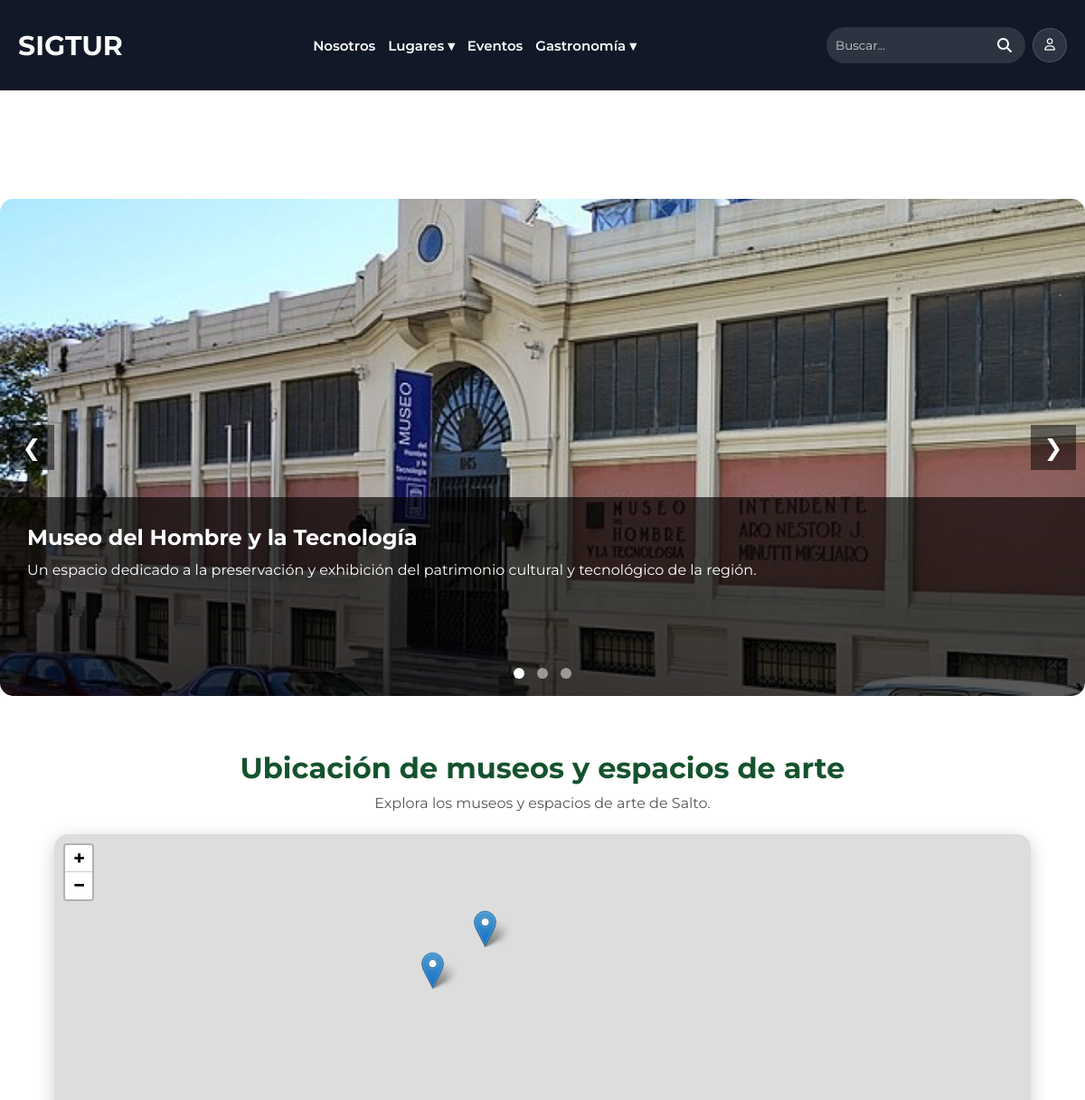
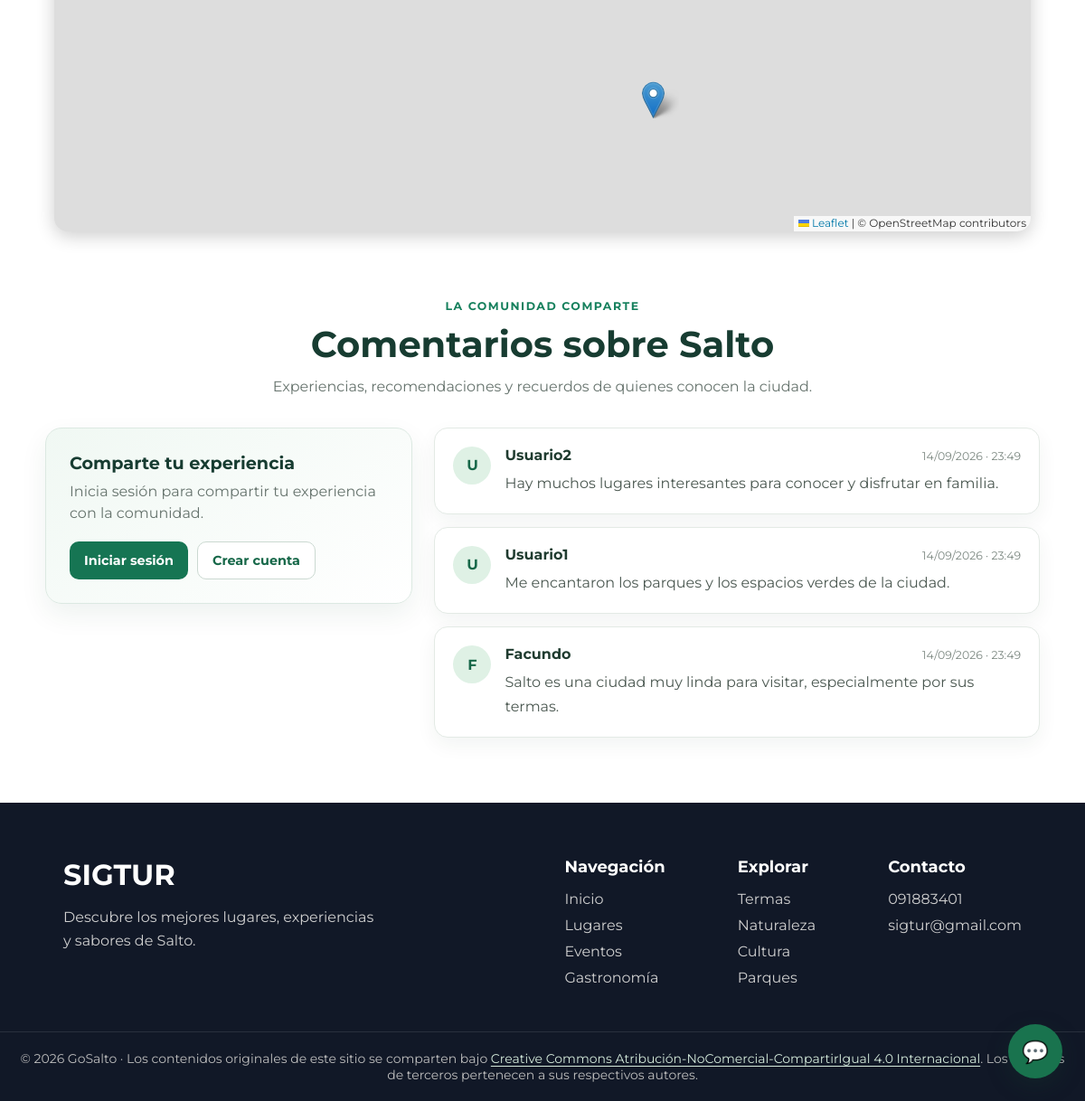
Screenshot of /pages/lugares/museos.php with the database file from the repository (2 pictures, top to bottom).
### tables this page shows
CREATE TABLE `lugar` (
  `ID_LUGAR` int(11) NOT NULL,
  `NOMBRE` varchar(150) NOT NULL,
  `DESCRIPCION` text DEFAULT NULL,
  `DIRECCION` varchar(200) NOT NULL,
  `IMAGEN` varchar(255) DEFAULT NULL,
  `LATITUD` decimal(10,7) DEFAULT NULL,
  `LONGITUD` decimal(10,7) DEFAULT NULL
);

CREATE TABLE `comentario` (
  `ID_COMENTARIO` int(11) NOT NULL,
  `ID_USUARIO` int(11) NOT NULL,
  `COMENTARIO` text NOT NULL,
  `FECHA` datetime DEFAULT current_timestamp()
);

CREATE TABLE `usuario` (
  `ID_USUARIO` int(11) NOT NULL,
  `ID_ROL` int(11) NOT NULL,
  `NOMBRE` varchar(100) NOT NULL,
  `CONTRASENA` varchar(255) NOT NULL,
  `CORREO` varchar(150) NOT NULL
);

### config/config.php (called while the page is built, shortened)
<?php
function url(string $ruta): string
{
    return BASE_URL . $ruta;
}

### pages/lugares/museos.php (the view, shortened to what this page needs)
<?php
require_once("../../conexion.php");
$sql = "SELECT
            LUGAR.ID_LUGAR,
            LUGAR.NOMBRE,
            LUGAR.DESCRIPCION,
            LUGAR.DIRECCION,
            LUGAR.IMAGEN
        FROM LUGAR
        INNER JOIN LUGAR_CATEGORIA
            ON LUGAR.ID_LUGAR = LUGAR_CATEGORIA.ID_LUGAR
        WHERE LUGAR_CATEGORIA.ID_CATEGORIA = 4";
$resultado = $conexion->query($sql);
?>
<!DOCTYPE html>
<html lang="es">
<head>
    <link rel="stylesheet" href="../../assets/css/var.css">
    <link rel="stylesheet" href="../../assets/css/styles.css">
    <link rel="stylesheet" href="../../assets/css/componentes.css">
    <link rel="stylesheet" href="../../assets/css/style-secciones.css">
    <link rel="stylesheet" href="../../assets/css/slider.css">
    <link rel="stylesheet" href="../../assets/css/comments.css?v=3">
    <link rel="stylesheet" href="https://cdnjs.cloudflare.com/ajax/libs/font-awesome/6.7.2/css/all.min.css">
    <?php include("../../includes/mapa-head.php"); ?>
</head>
<body>
<main class="main-content pagina-interna">
<?php include("../../includes/navbar.php"); ?>
<section class="slider-container">
    <button class="slider-btn prev">&#10094;</button>
    <?php $primero = true; ?>
    <?php while ($museo = $resultado->fetch_assoc()) { ?>
        <div class="slide <?php echo $primero ? 'active' : ''; ?>">
            <img
                src="../../<?php echo $museo['IMAGEN']; ?>"
                alt="<?php echo $museo['NOMBRE']; ?>"
            >
            <div class="slide-info">
                <h2>
                    <?php echo $museo['NOMBRE']; ?>
                </h2>
                <p>
                    <?php echo $museo['DESCRIPCION']; ?>
                </p>
            </div>
        </div>
        <?php $primero = false; ?>
    <?php } ?>
    <button class="slider-btn next">&#10095;</button>
    <div class="slider-dots">
        <span class="dot active"></span>
        <span class="dot"></span>
        <span class="dot"></span>
    </div>
</section>
<?php include("../../includes/mapa-categoria.php"); ?>
<?php include("../../includes/comments.php"); ?>
</main>
<?php include("../../includes/footer.php"); ?>
<?php include("../../includes/chat-widget.php"); ?>
</body>
</html>

### includes/comments.php (shortened to what this page needs)
<?php
require_once(__DIR__ . "/../conexion.php");
require_once(__DIR__ . "/../config/config.php");
try {
    $resultadoComentarios = $conexion->query(
        "SELECT COMENTARIO.COMENTARIO, USUARIO.NOMBRE, COMENTARIO.FECHA
         FROM COMENTARIO
         INNER JOIN USUARIO ON COMENTARIO.ID_USUARIO = USUARIO.ID_USUARIO
         ORDER BY COMENTARIO.ID_COMENTARIO DESC"
    );
} catch (mysqli_sql_exception $error) {
    error_log("No se pudieron cargar los comentarios: " . $error->getMessage());
    $resultadoComentarios = false;
}
?>
<section class="comentarios" id="comentarios">
    <header class="comentarios-header">
        <span class="comentarios-etiqueta">La comunidad comparte</span>
        <h2>Comentarios sobre Salto</h2>
        <p>Experiencias, recomendaciones y recuerdos de quienes conocen la ciudad.</p>
    </header>
    <div class="comentarios-contenido">
        <div class="comentario-formulario">
            <h3>Comparte tu experiencia</h3>
            <?php if (isset($_SESSION['id_usuario'])) { ?>
                <p class="comentario-sesion">
                    Publicando como <strong><?= htmlspecialchars($_SESSION['nombre'] ?? 'Usuario', ENT_QUOTES, 'UTF-8') ?></strong>
                </p>
                <form action="<?= htmlspecialchars(url('pages/guardar_comentario.php'), ENT_QUOTES, 'UTF-8') ?>" method="POST">
                    <input type="hidden" name="csrf_token" value="<?= htmlspecialchars($_SESSION['csrf_comentario'], ENT_QUOTES, 'UTF-8') ?>">
                    <input type="hidden" name="return_to" value="<?= htmlspecialchars($_SERVER['REQUEST_URI'] ?? '/', ENT_QUOTES, 'UTF-8') ?>">
                    <label for="texto-comentario">Tu comentario</label>
                    <textarea
                        id="texto-comentario"
                        name="comentario"
                        maxlength="2000"
                        rows="5"
                        placeholder="¿Qué te gustó de Salto? Comparte tu recomendación..."
                        required
                    ></textarea>
                    <div class="comentario-formulario-pie">
                        <small>Hasta 2000 caracteres</small>
                        <button type="submit">Publicar comentario</button>
                    </div>
                </form>
            <?php } else { ?>
                <p>Inicia sesión para compartir tu experiencia con la comunidad.</p>
                <div class="comentario-acceso">
                    <a href="<?= htmlspecialchars(url('pages/login.php'), ENT_QUOTES, 'UTF-8') ?>">Iniciar sesión</a>
                    <a href="<?= htmlspecialchars(url('pages/register.php'), ENT_QUOTES, 'UTF-8') ?>">Crear cuenta</a>
                </div>
            <?php } ?>
        </div>
        <div class="comentarios-lista">
            <?php if ($resultadoComentarios === false) { ?>
                <p class="comentarios-vacio">No se pudieron cargar los comentarios en este momento. Inténtalo de nuevo más tarde.</p>
            <?php } elseif ($resultadoComentarios->num_rows === 0) { ?>
                <p class="comentarios-vacio">Todavía no hay comentarios. ¡Sé la primera persona en compartir su experiencia!</p>
            <?php } else { ?>
                <?php while ($comentario = $resultadoComentarios->fetch_assoc()) { ?>
                    <article class="comentario">
                        <div class="comentario-avatar" aria-hidden="true">
                            <?= htmlspecialchars(mb_strtoupper(mb_substr($comentario['NOMBRE'], 0, 1, 'UTF-8'), 'UTF-8'), ENT_QUOTES, 'UTF-8') ?>
                        </div>
                        <div class="comentario-detalle">
                            <div class="comentario-meta">
                                <h3><?= htmlspecialchars($comentario['NOMBRE'], ENT_QUOTES, 'UTF-8') ?></h3>
                                <time datetime="<?= htmlspecialchars($comentario['FECHA'], ENT_QUOTES, 'UTF-8') ?>">
                                    <?= htmlspecialchars(date('d/m/Y · H:i', strtotime($comentario['FECHA'])), ENT_QUOTES, 'UTF-8') ?>
                                </time>
                            </div>
                            <p><?= nl2br(htmlspecialchars($comentario['COMENTARIO'], ENT_QUOTES, 'UTF-8')) ?></p>
                        </div>
                    </article>
                <?php } ?>
            <?php } ?>
        </div>
    </div>
</section>

### assets/css/var.css (style rules this page uses)
:root { --fuente: 'Montserrat', sans-serif; --color-principal: rgb(255, 255, 255); --color-secundario : #f5f5f5; --color-principal-texto: rgb(0, 0, 0); --color-secundario-texto : #555; --color-redes: #333; --tamaño-principal-h1: 30px; --tamaño-principal-fuente: 15px; }

### assets/css/styles.css (style rules this page uses)
* { margin: 0; padding: 0; box-sizing: border-box; font-family: var(--fuente); }
html, body { width: 100%; min-height: 100%; scroll-behavior: smooth; }
body { display: flex; flex-direction: column; min-height: 100vh; }
main { flex: 1; }
.pagina-interna { padding-top:100px; flex:1; }

### assets/css/componentes.css (style rules this page uses)
.slider-container { position: relative; max-width: 1200px; height: 550px; margin: 120px auto 40px auto; overflow: hidden; border-radius: 15px; }
.slide { display: none; width: 100%; height: 100%; position: relative; }
.slide.active { display: block; }
.slide img { width: 100%; height: 100%; object-fit: cover; }
.slide-info { position: absolute; bottom: 0; left: 0; width: 100%; height: 40%; background: rgba(0,0,0,0.65); color: white; padding: 30px; box-sizing: border-box; }
.slide-info h2 { margin-bottom: 10px; }
.slide-info p { line-height: 1.5; }
.slider-btn { position: absolute; top: 50%; transform: translateY(-50%); background: rgba(0,0,0,0.5); color: white; border: none; width: 50px; height: 50px; cursor: pointer; font-size: 25px; z-index: 100; }
.prev { left: 10px; }
.next { right: 10px; }
.slider-dots { position: absolute; bottom: 15px; width: 100%; text-align: center; z-index: 100; }
.dot { width: 12px; height: 12px; background: rgba(255,255,255,0.5); border-radius: 50%; display: inline-block; margin: 0 5px; cursor: pointer; }
.dot.active { background: white; }

### assets/css/slider.css (style rules this page uses)
.slider-container { position: relative; max-width: 1200px; height: 550px; margin: 120px auto 40px auto; overflow: hidden; border-radius: 15px; }
.slide { display: none; width: 100%; height: 100%; position: relative; }
.slide.active { display: block; }
.slide img { width: 100%; height: 100%; object-fit: cover; }
.slide-info { position: absolute; bottom: 0; left: 0; width: 100%; height: 40%; background: rgba(0,0,0,0.65); color: white; padding: 30px; box-sizing: border-box; }
.slide-info h2 { margin-bottom: 10px; }
.slide-info p { line-height: 1.5; }
.slider-btn { position: absolute; top: 50%; transform: translateY(-50%); background: rgba(0,0,0,0.5); color: white; border: none; width: 50px; height: 50px; cursor: pointer; font-size: 25px; z-index: 100; }
.prev { left: 10px; }
.next { right: 10px; }
.slider-dots { position: absolute; bottom: 15px; width: 100%; text-align: center; z-index: 100; }
.dot { width: 12px; height: 12px; background: rgba(255,255,255,0.5); border-radius: 50%; display: inline-block; margin: 0 5px; cursor: pointer; }
.dot.active { background: white; }

### rows the page displays
lugar: IMAGEN (picture), NOMBRE "Museo del Hombre y la Tecnología", DESCRIPCION "Un espacio dedicado a la preservación y exhibición del patrimonio cultural y tecnológico de la región."
comentario: ID_USUARIO.NOMBRE "U", ID_USUARIO.NOMBRE "Usuario2", FECHA "14/09/2026 · 23:49", COMENTARIO "Hay muchos lugares interesantes para conocer y disfrutar en familia."
comentario: ID_USUARIO.NOMBRE "U", ID_USUARIO.NOMBRE "Usuario1", FECHA "14/09/2026 · 23:49", COMENTARIO "Me encantaron los parques y los espacios verdes de la ciudad."
comentario: ID_USUARIO.NOMBRE "F", ID_USUARIO.NOMBRE "Facundo", FECHA "14/09/2026 · 23:49", COMENTARIO "Salto es una ciudad muy linda para visitar, especialmente por sus termas."

### other values shown
$tituloMapaSeguro "Ubicación de museos y espacios de arte"
$descripcionMapaSegura "Explora los museos y espacios de arte de Salto."
